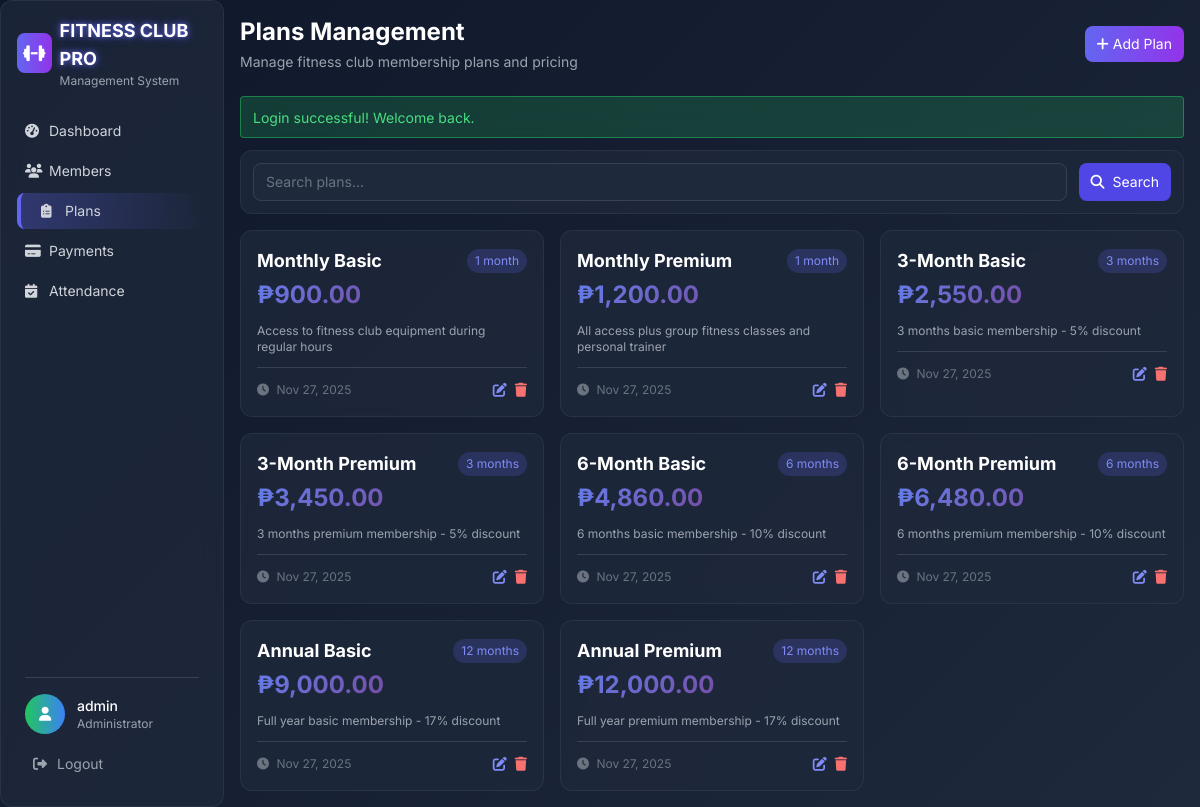
Page /plans/index.php (signed in) on the committed database.
### tables this page shows
CREATE TABLE plans (
    id INT AUTO_INCREMENT PRIMARY KEY,
    plan_name VARCHAR(50) NOT NULL UNIQUE,
    duration_months INT NOT NULL,
    price DECIMAL(10,2) NOT NULL,
    description TEXT,
    created_at TIMESTAMP DEFAULT CURRENT_TIMESTAMP,
    INDEX idx_plan_name (plan_name)
);

### config/database.php (called while the page is built, shortened)
<?php
class Database {
    private $host = 'localhost';
    private $dbname = 'fitness_club_system';
    private $username = 'root';
    private $password = '';
    private $charset = 'utf8mb4';
    private function connect() {
        try {
            $dsn = "mysql:host={$this->host};dbname={$this->dbname};charset={$this->charset}";
            $options = [
                PDO::ATTR_ERRMODE => PDO::ERRMODE_EXCEPTION,
                PDO::ATTR_DEFAULT_FETCH_MODE => PDO::FETCH_ASSOC,
                PDO::ATTR_EMULATE_PREPARES => false,
            ];
            $this->pdo = new PDO($dsn, $this->username, $this->password, $options);
        } catch (PDOException $e) {
            die("Database connection failed: " . $e->getMessage());
        }
    }
}
?>

### models/Plan.php (called while the page is built, shortened)
<?php
require_once __DIR__ . '/../config/database.php';
class Plan {
    private $db;
    public function __construct() {
        $this->db = new Database();
    }
    public function getAll($search = '', $page = 1, $limit = 10) {
        try {
            $offset = ($page - 1) * $limit;
            $whereClause = "";
            $params = [];
            $countSql = "SELECT COUNT(*) as total FROM plans $whereClause";
            $countStmt = $this->db->pdo->prepare($countSql);
            $countStmt->execute($params);
            $total = $countStmt->fetch(PDO::FETCH_ASSOC)['total'];
            $sql = "SELECT * FROM plans $whereClause ORDER BY created_at DESC LIMIT :limit OFFSET :offset";
            $stmt = $this->db->pdo->prepare($sql);
            $stmt->bindValue(':limit', $limit, PDO::PARAM_INT);
            $stmt->bindValue(':offset', $offset, PDO::PARAM_INT);
            $stmt->execute();
            $plans = $stmt->fetchAll(PDO::FETCH_ASSOC);
            return [
                'plans' => $plans,
                'total' => $total,
                'page' => $page,
                'total_pages' => ceil($total / $limit)
            ];
        } catch (PDOException $e) {
            error_log("Plan getAll error: " . $e->getMessage());
            return false;
        }
    }
}

### plans/index.php (the view, shortened to what this page needs)
<?php
require_once '../helpers/functions.php';
require_once '../models/Plan.php';
$search = sanitize($_GET['search'] ?? '');
$page = max(1, (int)($_GET['page'] ?? 1));
$plan = new Plan();
$result = $plan->getAll($search, $page, 10);
?>
<!DOCTYPE html>
<html lang="en">
<head>
    <script src="https://cdn.tailwindcss.com"></script>
    <link rel="stylesheet" href="https://cdnjs.cloudflare.com/ajax/libs/font-awesome/6.4.0/css/all.min.css">
    <?php includeCustomCSS(); ?>
</head>
<body class="bg-slate-900 text-white">
    <div class="fixed left-0 top-0 h-full w-56 glass-card p-4 z-10">
        <div class="flex items-center mb-6">
            <div class="w-10 h-10 bg-gradient-to-r from-indigo-500 to-purple-600 rounded-lg flex items-center justify-center mr-2">
                <i class="fas fa-dumbbell text-white text-lg"></i>
            </div>
            <div>
                <h1 class="text-lg font-bold neon-text">FITNESS CLUB PRO</h1>
                <p class="text-gray-400 text-xs">Management System</p>
            </div>
        </div>
        <nav class="space-y-1">
            <a href="../index.php" class="sidebar-item flex items-center p-2 rounded-lg text-gray-300 hover:text-white">
                <i class="fas fa-tachometer-alt w-4 mr-2 text-sm"></i>
                <span class="text-sm">Dashboard</span>
            </a>
            <a href="../members/index.php" class="sidebar-item flex items-center p-2 rounded-lg text-gray-300 hover:text-white">
                <i class="fas fa-users w-4 mr-2 text-sm"></i>
                <span class="text-sm">Members</span>
            </a>
            <a href="index.php" class="sidebar-item active flex items-center p-2 rounded-lg text-gray-300 hover:text-white">
                <i class="fas fa-clipboard-list w-4 mr-2 text-sm"></i>
                <span class="text-sm">Plans</span>
            </a>
            <a href="../payments/index.php" class="sidebar-item flex items-center p-2 rounded-lg text-gray-300 hover:text-white">
                <i class="fas fa-credit-card w-4 mr-2 text-sm"></i>
                <span class="text-sm">Payments</span>
            </a>
            <a href="../attendance/index.php" class="sidebar-item flex items-center p-2 rounded-lg text-gray-300 hover:text-white">
                <i class="fas fa-calendar-check w-4 mr-2 text-sm"></i>
                <span class="text-sm">Attendance</span>
            </a>
        </nav>
        <div class="absolute bottom-6 left-6 right-6">
            <div class="border-t border-gray-700 pt-4">
                <div class="flex items-center">
                    <div class="w-10 h-10 bg-gradient-to-r from-green-500 to-blue-500 rounded-full flex items-center justify-center mr-3">
                        <i class="fas fa-user text-white text-sm"></i>
                    </div>
                    <div class="flex-1">
                        <p class="text-sm font-medium"><?php echo htmlspecialchars($_SESSION['admin_username']); ?></p>
                        <p class="text-xs text-gray-400">Administrator</p>
                    </div>
                </div>
                <a href="../logout.php" class="mt-3 flex items-center p-2 rounded-lg text-gray-400 hover:text-red-400 hover:bg-red-500/10 transition-all">
                    <i class="fas fa-sign-out-alt w-4 mr-2 text-sm"></i>
                    <span class="text-sm">Logout</span>
                </a>
            </div>
        </div>
    </div>
    <div class="ml-56 p-4">
        <div class="flex justify-between items-center mb-6">
            <div>
                <h1 class="text-2xl font-bold mb-1">Plans Management</h1>
                <p class="text-gray-400 text-sm">Manage fitness club membership plans and pricing</p>
            </div>
            <a href="add.php" class="bg-gradient-to-r from-indigo-500 to-purple-600 text-white px-3 py-2 rounded-lg hover:from-indigo-600 hover:to-purple-700 transition-all btn-glow text-sm">
                <i class="fas fa-plus mr-1"></i>Add Plan
            </a>
        </div>
        <?php displayFlashMessage(); ?>
        <div class="glass-card p-3 mb-4">
            <form method="GET" class="flex gap-3">
                <div class="flex-1">
                    <input
                        type="text"
                        name="search"
                        value="<?php echo htmlspecialchars($search); ?>"
                        placeholder="Search plans..."
                        class="w-full px-3 py-2 bg-slate-800 border border-gray-700 rounded-lg text-white placeholder-gray-500 focus:outline-none focus:border-indigo-500 search-input text-sm"
                    >
                </div>
                <button type="submit" class="bg-indigo-600 text-white px-3 py-2 rounded-lg hover:bg-indigo-700 transition-all text-sm">
                    <i class="fas fa-search mr-2"></i>Search
                </button>
            </form>
        </div>
        <div class="grid grid-cols-1 md:grid-cols-2 lg:grid-cols-3 gap-4">
            <?php if ($result && !empty($result['plans'])): ?>
                <?php foreach ($result['plans'] as $plan_data): ?>
                    <div class="plan-card glass-card p-4">
                        <div class="flex justify-between items-start mb-3">
                            <div>
                                <h3 class="text-lg font-bold mb-1"><?php echo htmlspecialchars($plan_data['plan_name']); ?></h3>
                                <div class="text-2xl font-bold price-tag">
                                    ₱<?php echo number_format($plan_data['price'], 2); ?>
                                </div>
                            </div>
                            <div class="text-right">
                                <span class="inline-block px-2 py-1 bg-indigo-500/20 text-indigo-400 rounded-full text-xs mb-2">
                                    <?php echo $plan_data['duration_months']; ?> month<?php echo $plan_data['duration_months'] > 1 ? 's' : ''; ?>
                                </span>
                            </div>
                        </div>
                        <p class="text-gray-400 text-xs mb-3">
                            <?php echo htmlspecialchars($plan_data['description'] ?? 'No description available'); ?>
                        </p>
                        <div class="flex justify-between items-center pt-3 border-t border-gray-700">
                            <div class="text-xs text-gray-500">
                                <i class="fas fa-clock mr-1"></i>
                                <?php echo date('M d, Y', strtotime($plan_data['created_at'])); ?>
                            </div>
                            <div class="flex space-x-2">
                                <a href="edit.php?id=<?php echo $plan_data['id']; ?>" class="text-indigo-400 hover:text-indigo-300 text-sm">
                                    <i class="fas fa-edit"></i>
                                </a>
                                <button onclick="confirmDelete(<?php echo $plan_data['id']; ?>, '<?php echo htmlspecialchars($plan_data['plan_name']); ?>')" class="text-red-400 hover:text-red-300 text-sm">
                                    <i class="fas fa-trash"></i>
                                </button>
                            </div>
                        </div>
                    </div>
                <?php endforeach; ?>
            <?php endif; ?>
        </div>
    </div>
</body>
</html>

### helpers/functions.php (shortened to what this page needs)
<?php
function includeCustomCSS() {
    echo '<link rel="stylesheet" href="' . BASE_URL . 'assets/css/style.css">';
}
function sanitize($input) {
    return htmlspecialchars(trim($input), ENT_QUOTES, 'UTF-8');
}
function displayFlashMessage() {
    if (isset($_SESSION['flash_message'])) {
        $message = $_SESSION['flash_message'];
        $type = $_SESSION['flash_type'];
        $alertClass = $type === 'success' ? 'bg-green-500/20 border-green-500/50 text-green-400' :
                     ($type === 'error' ? 'bg-red-500/20 border-red-500/50 text-red-400' :
                     'bg-blue-500/20 border-blue-500/50 text-blue-400');
        echo "<div class='glass-card px-3 py-2 rounded relative mb-3 {$alertClass}' role='alert'>";
        echo "<span class='text-sm'>{$message}</span>";
        echo "</div>";
    }
}
?>

### assets/css/style.css (style rules this page uses)
body { font-family: 'Inter', sans-serif; background: linear-gradient(135deg, #0f172a 0%, #1e293b 100%); min-height: 100vh; }
.glass-card { background: rgba(30, 41, 59, 0.8); backdrop-filter: blur(10px); border-radius: 12px; border: 1px solid rgba(148, 163, 184, 0.1); }
.sidebar-item { transition: all 0.3s ease; padding: 0.5rem; }
.sidebar-item.active { background: linear-gradient(90deg, rgba(99, 102, 241, 0.3) 0%, transparent 100%); border-left: 3px solid #6366f1; padding-left: 1rem; }
.search-input { padding: 0.5rem; font-size: 0.875rem; }
.neon-text { text-shadow: 0 0 5px rgba(99, 102, 241, 0.8), 0 0 10px rgba(99, 102, 241, 0.6); }
.text-xs { font-size: 0.75rem; }
.text-sm { font-size: 0.875rem; }
.text-lg { font-size: 1.125rem; }
.text-2xl { font-size: 1.5rem; }

### plans/index.php (style rules this page uses)
body { font-family: 'Inter', sans-serif; background: linear-gradient(135deg, #0f172a 0%, #1e293b 100%); min-height: 100vh; }
.glass-card { background: rgba(30, 41, 59, 0.8); backdrop-filter: blur(10px); border-radius: 12px; border: 1px solid rgba(148, 163, 184, 0.1); }
.sidebar-item { transition: all 0.3s ease; }
.sidebar-item.active { background: linear-gradient(90deg, rgba(99, 102, 241, 0.3) 0%, transparent 100%); border-left: 4px solid #6366f1; padding-left: 20px; }
.plan-card { transition: all 0.3s ease; }
.price-tag { background: linear-gradient(135deg, #667eea 0%, #764ba2 100%); -webkit-background-clip: text; -webkit-text-fill-color: transparent; background-clip: text; }

### rows in the picture
plans: plan_name "Monthly Basic", price "900.00", duration_months "1", description "Access to fitness club equipment during regular hours", created_at "Nov 27, 2025"
plans: plan_name "Monthly Premium", price "1,200.00", duration_months "1", description "All access plus group fitness classes and personal trainer", created_at "Nov 27, 2025"
plans: plan_name "3-Month Basic", price "2,550.00", duration_months "3", description "3 months basic membership - 5% discount", created_at "Nov 27, 2025"
plans: plan_name "3-Month Premium", price "3,450.00", duration_months "3", description "3 months premium membership - 5% discount", created_at "Nov 27, 2025"
plans: plan_name "6-Month Basic", price "4,860.00", duration_months "6", description "6 months basic membership - 10% discount", created_at "Nov 27, 2025"
plans: plan_name "6-Month Premium", price "6,480.00", duration_months "6", description "6 months premium membership - 10% discount", created_at "Nov 27, 2025"
plans: plan_name "Annual Basic", price "9,000.00", duration_months "12", description "Full year basic membership - 17% discount", created_at "Nov 27, 2025"
plans: plan_name "Annual Premium", price "12,000.00", duration_months "12", description "Full year premium membership - 17% discount", created_at "Nov 27, 2025"

### other values in the picture
$_SESSION['admin_username'] "admin"
$message "Login successful! Welcome back."
